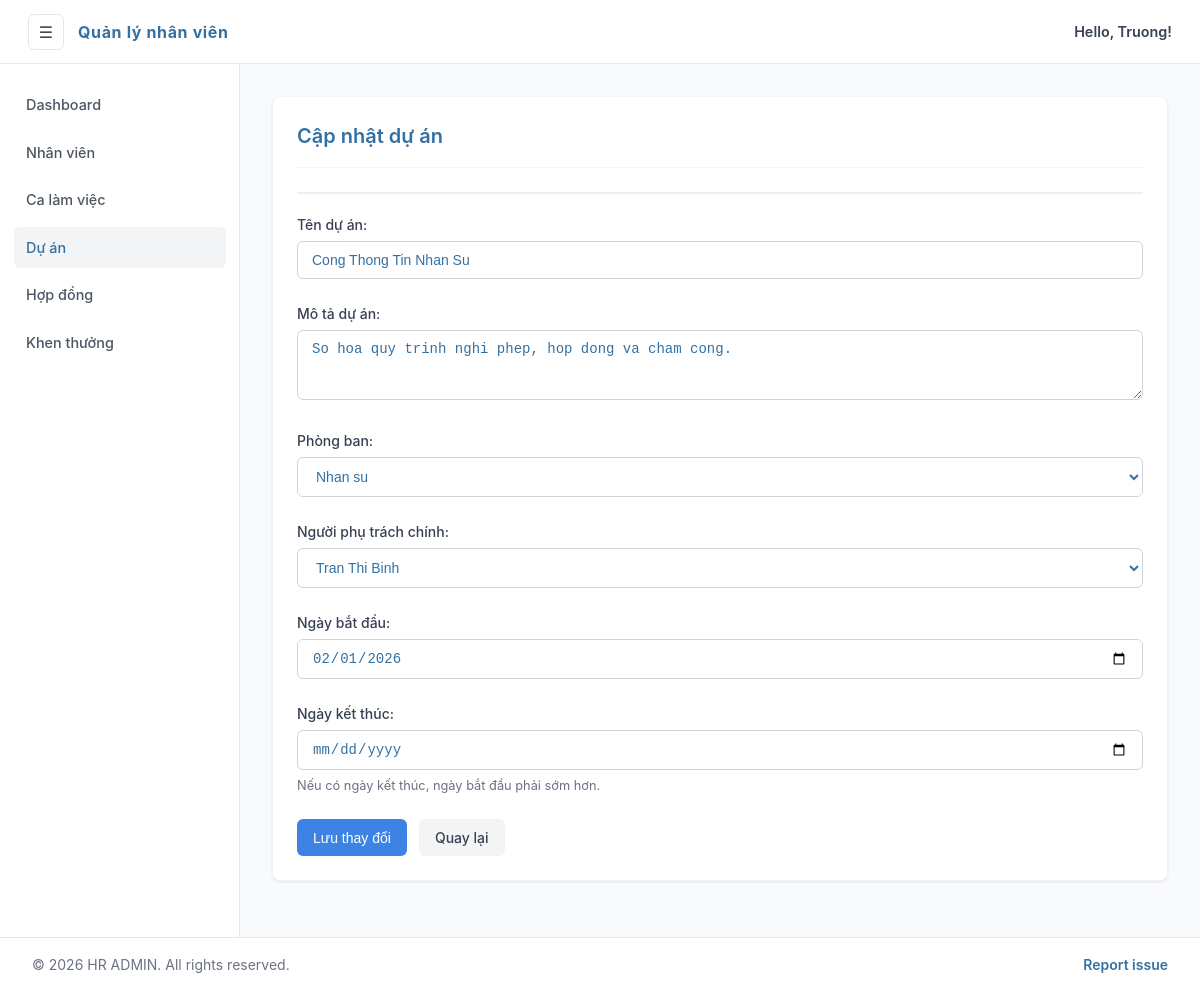
The app's page /php-web/du_an/sua.php?id=2 with its own data.
### tables this page shows
CREATE TABLE IF NOT EXISTS Du_an (
    id INT AUTO_INCREMENT PRIMARY KEY,
    ten_du_an VARCHAR(255) NOT NULL,
    mo_ta TEXT,
    ngay_bat_dau DATE,
    ngay_ket_thuc DATE,
    ten_phong_ban VARCHAR(100),
    id_nhan_vien INT,
     
    FOREIGN KEY (id_nhan_vien) REFERENCES Nhan_vien(id) ON DELETE
    SET NULL
);

CREATE TABLE IF NOT EXISTS Nhan_vien (
    id INT AUTO_INCREMENT PRIMARY KEY,
    ten VARCHAR(255) NOT NULL,
    sdt VARCHAR(15),
    email VARCHAR(255),
    dia_chi TEXT,
    ngay_sinh DATE,
    gioi_tinh VARCHAR(10),
    phong_ban VARCHAR(100),
    chuc_vu VARCHAR(100),
    truong_ban BOOLEAN DEFAULT FALSE,
    luong DECIMAL(15, 2)
);

### php-web/includes/form_helpers.php (called while the page is built, shortened)
<?php
function distinct_text_values($mysqli, $table_name, $column_name)
{
  $allowed_sources = [
    'Nhan_vien.phong_ban',
    'Nhan_vien.chuc_vu',
    'Du_an.ten_phong_ban',
  ];
  $source_key = $table_name . '.' . $column_name;
  $sql = "SELECT DISTINCT {$column_name} AS value
          FROM {$table_name}
          WHERE {$column_name} IS NOT NULL AND TRIM({$column_name}) <> ''
          ORDER BY {$column_name}";
  $result = $mysqli->query($sql);
  return array_map(static function ($row) {
    return $row['value'];
  }, $result->fetch_all(MYSQLI_ASSOC));
}
function merged_text_options(...$option_sets)
{
  $merged = [];
  foreach ($option_sets as $option_set) {
    foreach ($option_set as $option) {
      $option = trim((string) $option);
      if ($option !== '') {
        $merged[$option] = true;
      }
    }
  }
  $options = array_keys($merged);
  natcasesort($options);
  return array_values($options);
}
function manager_options($mysqli, $selected_id = null)
{
  $selected_id = $selected_id !== null && $selected_id !== '' ? (int) $selected_id : null;
  $managers = [];
  $result = $mysqli->query("SELECT id, ten FROM Nhan_vien WHERE truong_ban = 1 ORDER BY ten");
  if ($result) {
    $managers = $result->fetch_all(MYSQLI_ASSOC);
  }
  $stmt = $mysqli->prepare("SELECT id, ten FROM Nhan_vien WHERE id = ?");
  $stmt->bind_param("i", $selected_id);
  $stmt->execute();
  $selected_employee = $stmt->get_result()->fetch_assoc();
  if ($selected_employee) {
    $managers[] = $selected_employee;
  }
  usort($managers, static function ($left, $right) {
    return strcasecmp($left['ten'], $right['ten']);
  });
  return $managers;
}

### php-web/du_an/sua.php (the view, shortened to what this page needs)
<?php
require_once '../includes/db_connect.php';
require_once '../includes/form_helpers.php';
$id = isset($_GET['id']) ? (int) $_GET['id'] : 0;
$stmt = $mysqli->prepare("SELECT * FROM Du_an WHERE id = ?");
$stmt->bind_param("i", $id);
$stmt->execute();
$project = $stmt->get_result()->fetch_assoc();
$section_options = merged_text_options(
  distinct_text_values($mysqli, 'Nhan_vien', 'phong_ban'),
  distinct_text_values($mysqli, 'Du_an', 'ten_phong_ban'),
  [$project['ten_phong_ban']]
);
$manager_options = manager_options($mysqli, $project['id_nhan_vien']);
include '../includes/header.php';
?>
<div class="card">
  <h2>Cập nhật dự án</h2>
  <hr class="divider">
  <form method="POST">
    <div class="form-group">
      <label>Tên dự án:</label>
      <input type="text" name="ten_du_an" class="form-control" value="<?= htmlspecialchars($project['ten_du_an']) ?>" required>
    </div>
    <div class="form-group">
      <label>Mô tả dự án:</label>
      <textarea name="mo_ta" class="form-control" rows="3"><?= htmlspecialchars($project['mo_ta']) ?></textarea>
    </div>
    <div class="form-group">
      <label>Phòng ban:</label>
      <select name="ten_phong_ban" class="form-control">
        <?php foreach ($section_options as $section_option): ?>
          <option value="<?= htmlspecialchars($section_option) ?>" <?= $project['ten_phong_ban'] === $section_option ? 'selected' : '' ?>>
            <?= htmlspecialchars($section_option) ?>
          </option>
        <?php endforeach; ?>
      </select>
    </div>
    <div class="form-group">
      <label>Người phụ trách chính:</label>
      <select name="id_nhan_vien" class="form-control">
        <?php foreach ($manager_options as $manager_option): ?>
          <option value="<?= $manager_option['id'] ?>" <?= (string) $project['id_nhan_vien'] === (string) $manager_option['id'] ? 'selected' : '' ?>>
            <?= htmlspecialchars($manager_option['ten']) ?>
          </option>
        <?php endforeach; ?>
      </select>
    </div>
    <div class="form-group">
      <label>Ngày bắt đầu:</label>
      <input type="date" name="ngay_bat_dau" class="form-control" value="<?= htmlspecialchars($project['ngay_bat_dau']) ?>">
    </div>
    <div class="form-group">
      <label>Ngày kết thúc:</label>
      <input type="date" name="ngay_ket_thuc" class="form-control" value="<?= htmlspecialchars((string) $project['ngay_ket_thuc']) ?>">
      <div class="form-hint">Nếu có ngày kết thúc, ngày bắt đầu phải sớm hơn.</div>
    </div>
    <div class="form-actions-compact">
      <button type="submit" class="btn btn-primary">Lưu thay đổi</button>
      <a href="index.php" class="btn btn-secondary">Quay lại</a>
    </div>
  </form>
</div>
<?php include '../includes/footer.php'; ?>

### php-web/assets/css/style.css (style rules this page uses)
:root { --primary-color: #3d83e4; --primary-hover: #0a63d8; --success-color: #10b981; --danger-color: #ef4444; --warning-color: #f59e0b; --dark-color: #3371a4; --light-color: #6b7280; --light-bg: #f9fafb; --border-color: #e5e7eb; --sidebar-width: 240px; --sidebar-collapsed-width: 0px; --transition: all 0.2s ease; }
* { box-sizing: border-box; }
body { font-family: -apple-system, BlinkMacSystemFont, "Inter", "Segoe UI", Roboto, Helvetica, Arial, sans-serif; background-color: var(--light-bg); margin: 0; color: var(--dark-color); line-height: 1.5; }
a { color: inherit; }
.card { background: white; border-radius: 8px; box-shadow: 0 1px 3px 0 rgba(0, 0, 0, 0.08); padding: 24px; margin-bottom: 24px; border: 1px solid #f3f4f6; }
.card h2, .card h3 { margin-top: 0; color: var(--dark-color); font-weight: 600; font-size: 1.25rem; border-bottom: 1px solid #f3f4f6; padding-bottom: 16px; margin-bottom: 24px; }
.btn { padding: 8px 16px; border-radius: 6px; border: none; cursor: pointer; text-decoration: none; font-size: 0.875rem; font-weight: 500; display: inline-flex; align-items: center; justify-content: center; transition: var(--transition); gap: 6px; }
.btn-primary { background: var(--primary-color); color: white; }
.btn-secondary { background: #f3f4f6; color: #374151; }
.form-group { margin-bottom: 1.5rem; }
.form-group label { display: block; margin-bottom: 6px; font-weight: 500; font-size: 0.875rem; color: #374151; }
.form-control { width: 100%; max-width: 100%; padding: 10px 14px; border: 1px solid #d1d5db; border-radius: 6px; font-size: 0.875rem; transition: var(--transition); background-color: #fff; color: var(--dark-color); }
.form-hint { margin-top: 6px; color: var(--light-color); font-size: 0.8rem; }
.form-actions-compact { margin-top: 20px; display: flex; gap: 12px; }
.divider { border: 1px solid #eee; margin-bottom: 20px; }

### records on screen
du_an: ten_du_an "Cong Thong Tin Nhan Su", mo_ta "So hoa quy trinh nghi phep, hop dong va cham cong.", ten_phong_ban "Nhan su", id_nhan_vien "Tran Thi Binh", ngay_bat_dau "02/01/2026"

### other values on screen
$item['label'] "Dashboard"
$item['label'] "Nhân viên"
$item['label'] "Ca làm việc"
$item['label'] "Dự án"
$item['label'] "Hợp đồng"
$item['label'] "Khen thưởng"
